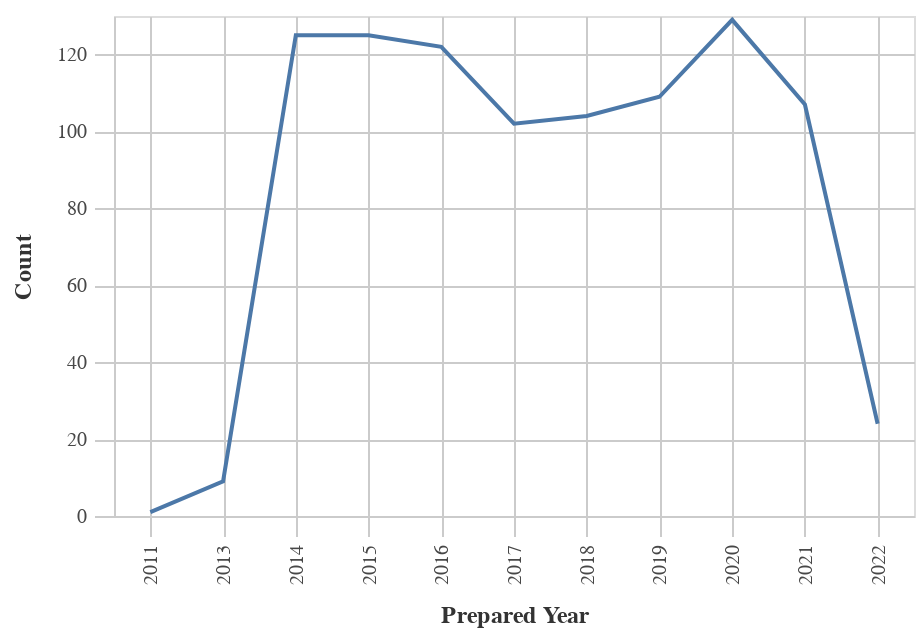

Here is the notebook cell this chart was saved with:
### Code cell
#Line chart for Obligations by Year
chart_df = (df_top>>filter(_.variable=='prepared_y')).rename(columns= {"value":"Year"})
    
chart1= (_dla_utils_reports.basic_line_chart_test_no_save(chart_df, 'Year', 'count', district)).encode(x=alt.X('Year:O', title='Prepared Year'))
    
display(HTML("<h4><strong>Obligations by Year</strong></h4>"))
chart1

### Figure 1 — Vega-Lite specification as saved in the notebook (floating-point values rounded to 4 significant figures)
{"config": {"view": {"continuousWidth": 400, "continuousHeight": 300}, "axis": {"domainColor": "#cbcbcb", "grid": true, "gridColor": "#cbcbcb", "gridWidth": 1, "labelColor": "#474747", "labelFont": "Nunito Sans", "labelFontSize": 10, "labelPadding": 4, "tickColor": "#cbcbcb", "tickSize": 10, "titleColor": "#333", "titleFont": "Raleway", "titleFontSize": 12, "titlePadding": 10}, "axisBand": {"grid": false}, "background": "white", "font": "Raleway", "header": {"labelFont": "Nunito Sans", "titleFont": "Raleway"}, "legend": {"labelColor": "#333", "labelFont": "Nunito Sans", "labelFontSize": 11, "labelLimit": 0, "padding": 1, "symbolSize": 30, "symbolType": "square", "titleColor": "#333", "titleFont": "Raleway", "titleFontSize": 14, "titlePadding": 10}, "title": {"anchor": "middle", "font": "Raleway", "fontSize": 18, "fontWeight": 300, "offset": 20}}, "data": {"name": "data-ddacb47622a87baf8e803a4da68110a8"}, "mark": "line", "encoding": {"tooltip": [{"field": "Year", "type": "quantitative"}, {"field": "count", "type": "quantitative"}], "x": {"field": "Year", "title": "Prepared Year", "type": "ordinal"}, "y": {"field": "count", "title": "Count", "type": "quantitative"}}, "height": 250, "width": 400, "$schema": "https://vega.github.io/schema/vega-lite/v4.17.0.json", "datasets": {"data-ddacb47622a87baf8e803a4da68110a8": [{"Year": 2020.0, "count": 129, "variable": "prepared_y"}, {"Year": 2014.0, "count": 125, "variable": "prepared_y"}, {"Year": 2015.0, "count": 125, "variable": "prepared_y"}, {"Year": 2016.0, "count": 122, "variable": "prepared_y"}, {"Year": 2019.0, "count": 109, "variable": "prepared_y"}, {"Year": 2021.0, "count": 107, "variable": "prepared_y"}, {"Year": 2018.0, "count": 104, "variable": "prepared_y"}, {"Year": 2017.0, "count": 102, "variable": "prepared_y"}, {"Year": 2022.0, "count": 24, "variable": "prepared_y"}, {"Year": 2013.0, "count": 9, "variable": "prepared_y"}, {"Year": 2011.0, "count": 1, "variable": "prepared_y"}]}}
